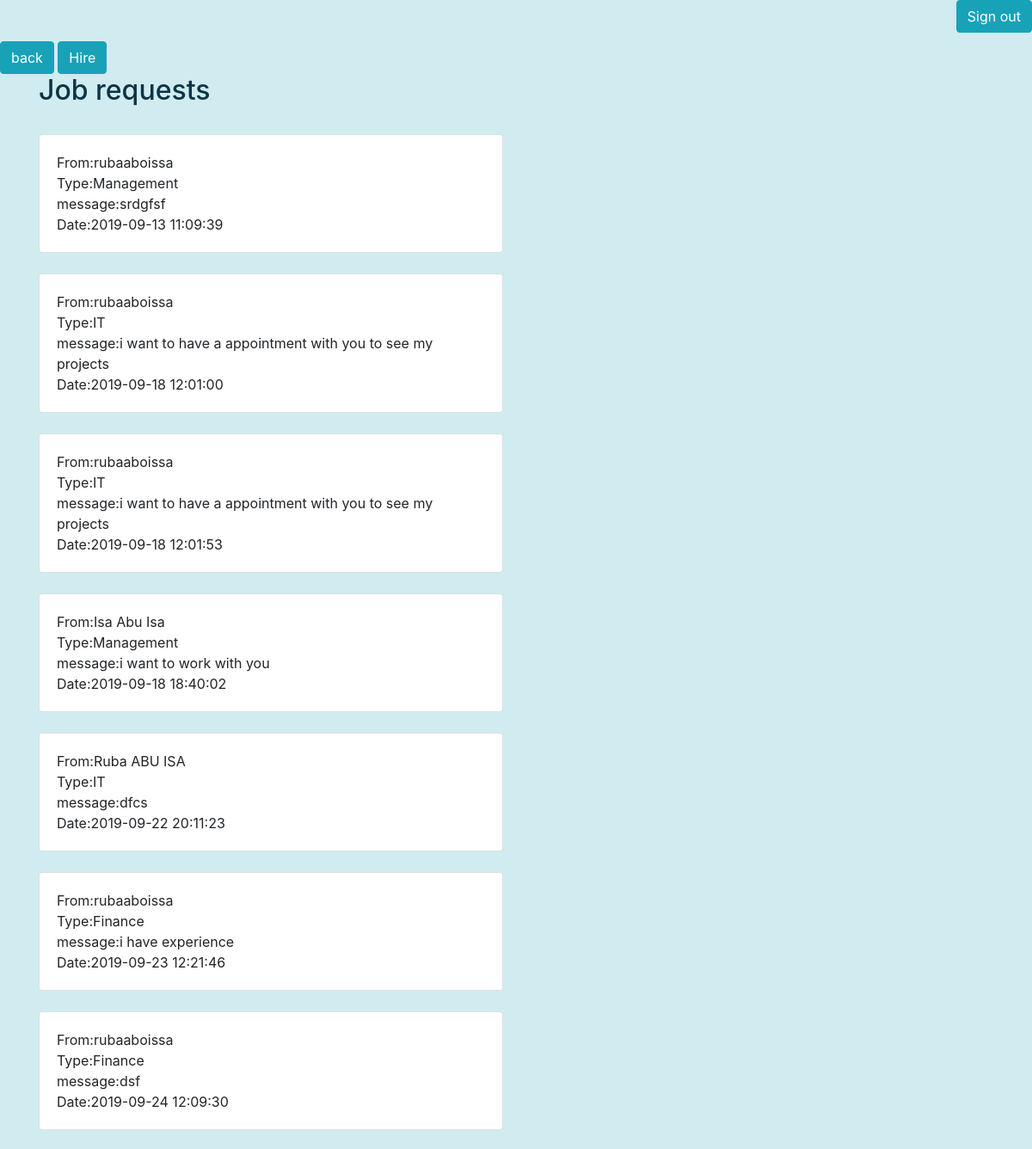
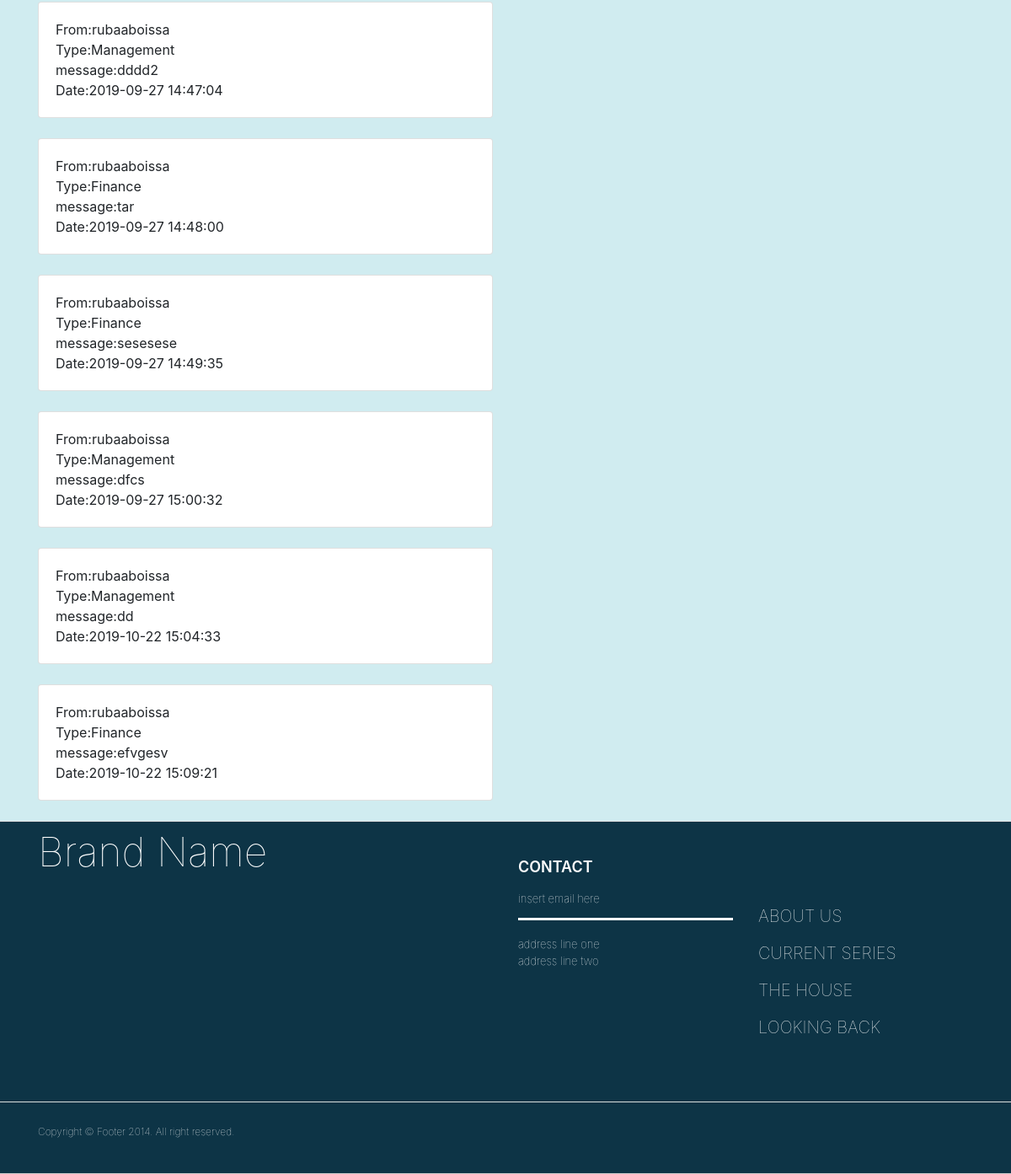
The page /jobRq.php on the database its author committed (2 pictures, top to bottom).
### tables this page shows
CREATE TABLE `employment_app` (
  `employment_id` int(12) NOT NULL,
  `employment_message` text NOT NULL,
  `employment_file` varchar(200) NOT NULL,
  `fk_user_from` int(11) NOT NULL,
  `employment_date` timestamp NOT NULL DEFAULT current_timestamp() ON UPDATE current_timestamp(),
  `fk_type_id` int(11) NOT NULL
);

CREATE TABLE `users` (
  `user_id` int(12) NOT NULL,
  `fullname` varchar(200) NOT NULL,
  `date_of_birth` date NOT NULL,
  `email` varchar(200) NOT NULL,
  `password` varchar(200) NOT NULL,
  `telefon` varchar(200) NOT NULL,
  `address` varchar(200) NOT NULL,
  `gender` enum('f','m') NOT NULL,
  `status` enum('Married','single') NOT NULL,
  `children` varchar(200) NOT NULL,
  `nationality` varchar(200) NOT NULL,
  `education` varchar(200) NOT NULL,
  `date_of_start` timestamp NOT NULL DEFAULT current_timestamp() ON UPDATE current_timestamp(),
  `role` varchar(200) NOT NULL
);

CREATE TABLE `employment_type` (
  `type_id` int(11) NOT NULL,
  `type_name` varchar(100) NOT NULL
);

### jobRq.php (the view, shortened to what this page needs)
<?php
require 'db.php';
?>
<!DOCTYPE html>
<html lang="en">
<head>
<?php require 'header.php'; ?>
</head>
<body class="body">
<?php require 'nav.php'; ?>
<a href="managerpage.php"><button type='button' class='btn btn-info'>back</button></a>
<a href="hire.php"><button type='button' class='btn btn-info'>Hire</button></a>
<div class="container">
 <h2 style="color: #0d3446" >Job requests</h2><br>
<?php
$sql = "SELECT * FROM employment_app
        JOIN users ON fk_user_from=user_id
        JOIN employment_type ON fk_type_id=type_id";
        $result =mysqli_query($conn,$sql);
        if($result->num_rows> 0) {
            while($row = $result->fetch_assoc()) {?>
<div class="row">
    <div class="col-sm-6">
        <div class="card">
            <div class="card-body">
                <span class="card-title">From:</span><?php echo $row['fullname'];?><br>
                <span class="card-text">Type:</span><?php echo $row['type_name'];?><br>
                <span class="card-text">message:</span><?php echo $row['employment_message'];?><br>
                <span class="card-text">Date:</span><?php echo $row['employment_date'];?><br>
            </div>
        </div>
                <br>
    </div>
</div>
<?php
}
}
?>
</div>
<?php require 'footer.php'; ?>
</body>
</html>

### jobRq.php (style rules this page uses)
.body { background-color: #d0ecf0 }

### rows shown on the page
employment_app: fk_user_from.fullname "rubaaboissa", fk_type.type_name "Management", employment_message "srdgfsf", employment_date "2019-09-13 11:09:39"
employment_app: fk_user_from.fullname "rubaaboissa", fk_type.type_name "IT", employment_message "i want to have a appointment with you to see my projects", employment_date "2019-09-18 12:01:00"
employment_app: fk_user_from.fullname "rubaaboissa", fk_type.type_name "IT", employment_message "i want to have a appointment with you to see my projects", employment_date "2019-09-18 12:01:53"
employment_app: fk_user_from.fullname "Isa Abu Isa", fk_type.type_name "Management", employment_message "i want to work with you", employment_date "2019-09-18 18:40:02"
employment_app: fk_user_from.fullname "Ruba ABU ISA", fk_type.type_name "IT", employment_message "dfcs", employment_date "2019-09-22 20:11:23"
employment_app: fk_user_from.fullname "rubaaboissa", fk_type.type_name "Finance", employment_message "i have experience", employment_date "2019-09-23 12:21:46"
employment_app: fk_user_from.fullname "rubaaboissa", fk_type.type_name "Finance", employment_message "dsf", employment_date "2019-09-24 12:09:30"
employment_app: fk_user_from.fullname "rubaaboissa", fk_type.type_name "Management", employment_message "dddd2", employment_date "2019-09-27 14:47:04"
employment_app: fk_user_from.fullname "rubaaboissa", fk_type.type_name "Finance", employment_message "tar", employment_date "2019-09-27 14:48:00"
employment_app: fk_user_from.fullname "rubaaboissa", fk_type.type_name "Finance", employment_message "sesesese", employment_date "2019-09-27 14:49:35"
employment_app: fk_user_from.fullname "rubaaboissa", fk_type.type_name "Management", employment_message "dfcs", employment_date "2019-09-27 15:00:32"
employment_app: fk_user_from.fullname "rubaaboissa", fk_type.type_name "Management", employment_message "dd", employment_date "2019-10-22 15:04:33"
employment_app: fk_user_from.fullname "rubaaboissa", fk_type.type_name "Finance", employment_message "efvgesv", employment_date "2019-10-22 15:09:21"
